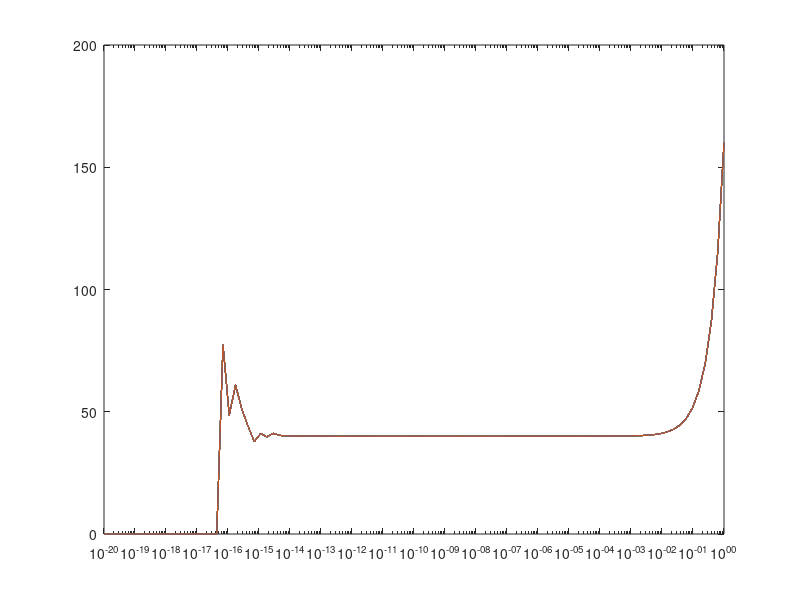

Write MATLAB code to recreate this figure.

c1 = 10;
c2 = 0;

p = [12*c1 -8*c1 c1+c2];

x0=0.5;

hx = logspace(-20,0,100);
dfdx = zeros(1,100);
for i = 1:1:length(hx)
    hxi = hx(i);
    
    fx = polyval(p, x0);
    fxplush = polyval(p, x0+hxi);
    dfdx(i,:) = (fx+fxplush)./hxi;
end

semilogx(hx, dfdx)